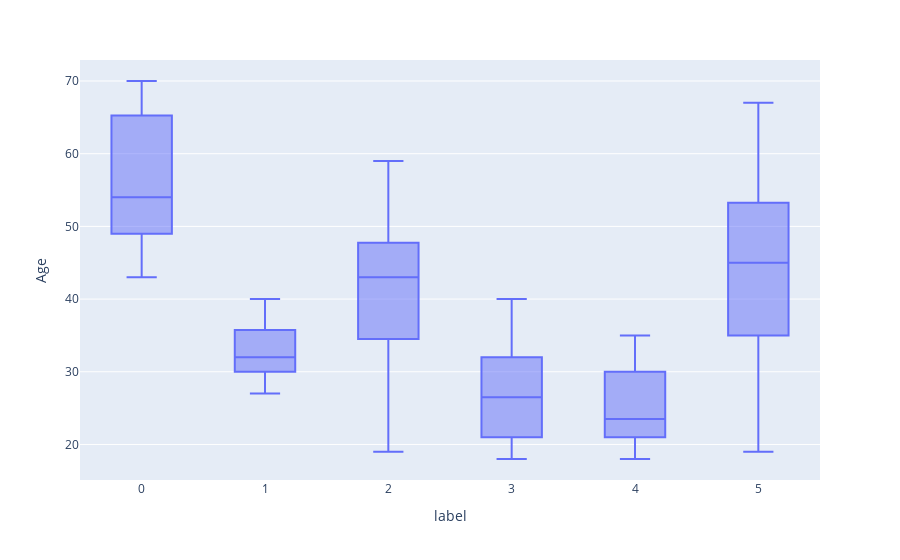

This figure's notebook cell:
### Code cell
px.box(data_frame=df, x='label', y='Age')

### Figure 1 — Plotly figure (JSON) as saved in the notebook; plotly's stock layout.template omitted (floating-point values rounded to 4 significant figures; data arrays with more than 128 entries replaced by an {"elided": "..."} marker saying what was removed)
{"data": [{"alignmentgroup": "True", "hovertemplate": "label=%{x}<br>Age=%{y}<extra></extra>", "legendgroup": "", "marker": {"color": "#636efa"}, "name": "", "notched": false, "offsetgroup": "", "orientation": "v", "showlegend": false, "type": "box", "x": {"elided": "200 int values"}, "x0": " ", "xaxis": "x", "y": {"elided": "200 int values"}, "y0": " ", "yaxis": "y"}], "layout": {"boxmode": "group", "legend": {"tracegroupgap": 0}, "margin": {"t": 60}, "xaxis": {"anchor": "y", "domain": [0, 1], "title": {"text": "label"}}, "yaxis": {"anchor": "x", "domain": [0, 1], "title": {"text": "Age"}}}}
